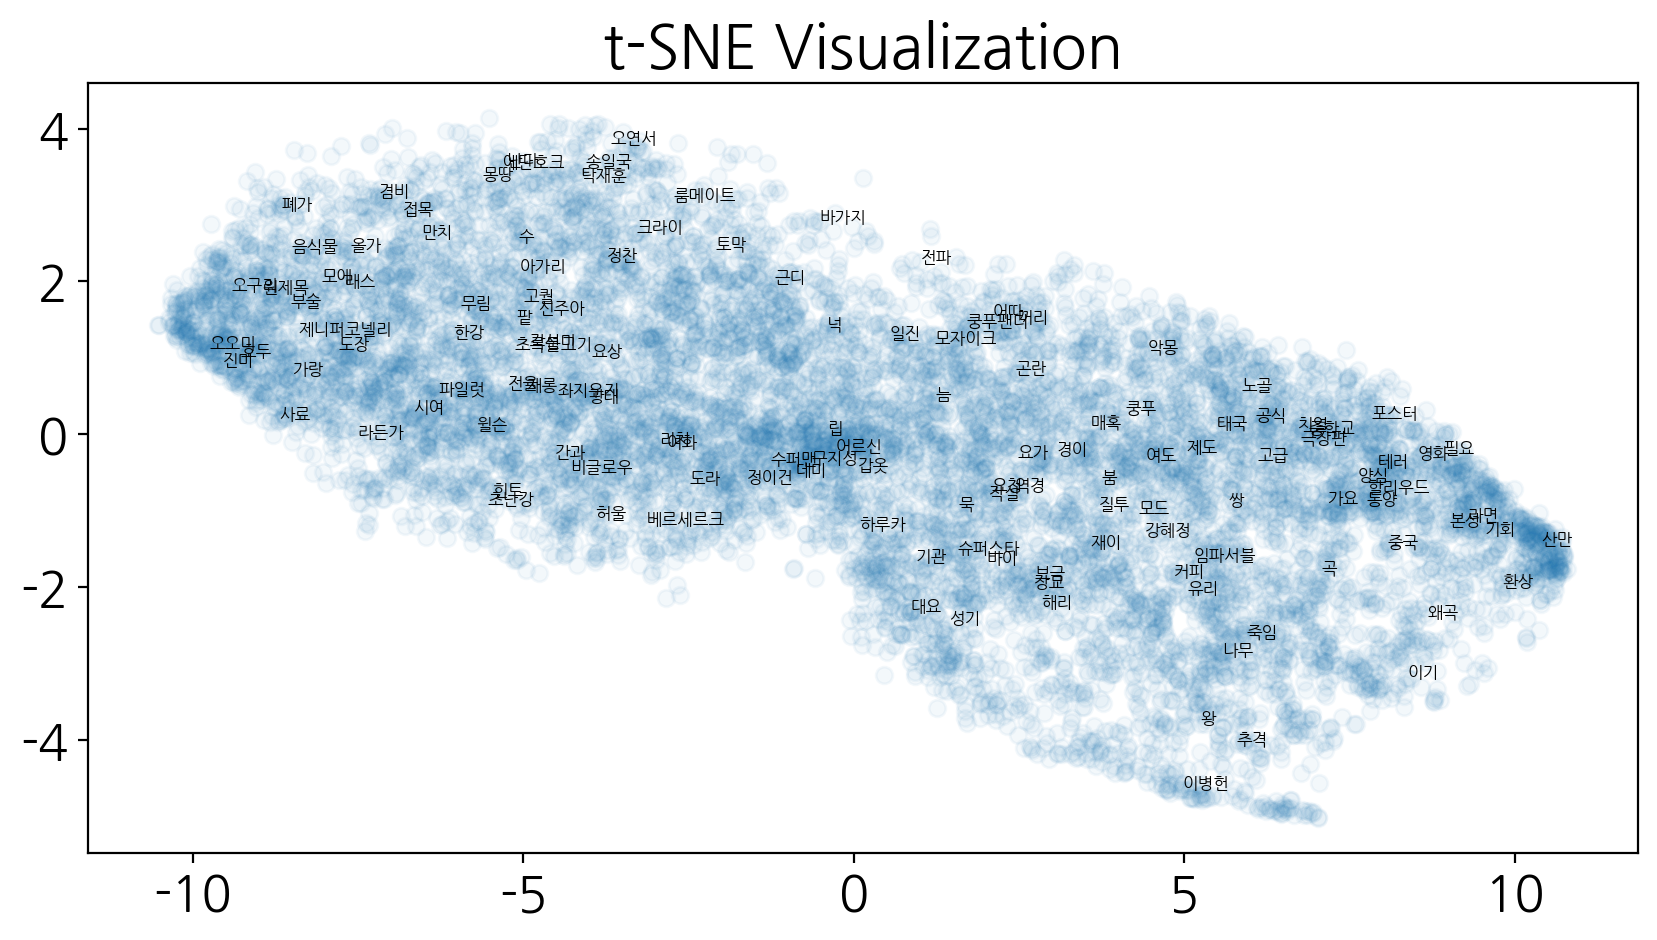

The Python source for this figure:
# -*- coding: utf-8 -*-
"""2021320322 윤민서 DATA410 Assignment1.ipynb

Automatically generated by Colaboratory.

Original file is located at
    https://colab.research.google.com/drive/1PcmGX4HFI1PFztQ8vw9F3sQ-CEr7lcpu

# Dependency
"""

# Commented out IPython magic to ensure Python compatibility.
!git clone https://github.com/SOMJANG/Mecab-ko-for-Google-Colab.git
# %cd Mecab-ko-for-Google-Colab
!bash install_mecab-ko_on_colab_light_220429.sh

"""# Word2Vec"""

import gensim
from gensim.models import Word2Vec
import numpy as np
import pandas as pd
import matplotlib.pyplot as plt

import konlpy
from konlpy.tag import Kkma, Komoran, Hannanum, Okt
from konlpy.utils import pprint
from konlpy.tag import Mecab

df = pd.read_table('/content/ratings_train.txt', sep='\t', encoding='utf-8')
df.head()

# Tokenization
mecab = Mecab()

documents = df['document'].tolist()
tokenized_documents = []

for doc in documents:
    try:
        tokens = mecab.morphs(doc)
        tokenized_documents.append(tokens)
    except: # 'nan'이 doc에 포함되어 있어 오류 발생
        pass

print(len(tokenized_documents))
print(tokenized_documents[:3])

model = Word2Vec(sentences=tokenized_documents, vector_size=100, window=5, min_count=5, sg=0)

"""# Visualization"""

from sklearn.decomposition import PCA
from sklearn.manifold import TSNE
from matplotlib import font_manager, rc

word_vectors = model.wv.vectors
words = model.wv.index_to_key

pca = PCA(n_components=2)
pca_result = pca.fit_transform(word_vectors)

tsne = TSNE(n_components=2, perplexity=30, n_iter=300)
tsne_result = tsne.fit_transform(word_vectors)

!apt-get -qq install fonts-nanum

import matplotlib as mpl

fe = font_manager.FontEntry(
    fname=r'/usr/share/fonts/truetype/nanum/NanumGothic.ttf',
    name='NanumGothic')
font_manager.fontManager.ttflist.insert(0, fe)
plt.rcParams.update({'font.size': 18, 'font.family': 'NanumGothic'})

mpl.rcParams['axes.unicode_minus'] = False

plt.figure(figsize=(10, 5), dpi=200)
plt.scatter(pca_result[:, 0], pca_result[:, 1], alpha=0.05)
for i, word in enumerate(words):
    if not i % 150:
        plt.annotate(word, xy=(pca_result[i, 0], pca_result[i, 1]), fontsize=6)
plt.title('PCA Visualization')
plt.show()

plt.figure(figsize=(10, 5), dpi=200)
plt.scatter(tsne_result[:, 0], tsne_result[:, 1], alpha=0.05)
for i, word in enumerate(words):
    if not i % 100:
        plt.annotate(word, xy=(tsne_result[i, 0], tsne_result[i, 1]), fontsize=6)
plt.title('t-SNE Visualization')
plt.show()

"""# 추가 실험 1. 불용어 제거"""

import re
from tqdm import tqdm

df = pd.read_table('/content/ratings_train.txt', sep='\t', encoding='utf-8')

stopwords_str = '''
아 휴 아이구 아이쿠 아이고 어 나 우리 저희 따라 의해 을 를 에 의 가 으로 로 에게 뿐이다 의거하여 근거하여 입각하여 기준으로 예하면 예를 들면 예를 들자면 저 소인 소생 저희 지말고 하지마
하지마라 다른 물론 또한 그리고 비길수 없다 해서는 안된다 뿐만 아니라 만이 아니다 만은 아니다 막론하고 관계없이 그치지 않다 그러나 그런데 하지만 든간에 논하지 않다 따지지 않다 설사 비록 더라도
아니면 만 못하다 하는 편이 낫다 불문하고 향하여 향해서 향하다 쪽으로 틈타 이용하여 타다 오르다 제외하고 이 외에 이 밖에 하여야 비로소 한다면 몰라도 외에도 이곳 여기 부터 기점으로 따라서 할
생각이다 하려고하다 이리하여 그리하여 그렇게 함으로써 하지만 일때 할때 앞에서 중에서 보는데서 으로써 로써 까지 해야한다 일것이다 반드시 할줄알다 할수있다 할수있어 임에 틀림없다 한다면 등 등등
제 겨우 단지 다만 할뿐 딩동 댕그 대해서 대하여 대하면 훨씬 얼마나 얼마만큼 얼마큼 남짓 여 얼마간 약간 다소 좀 조금 다수 몇 얼마 지만 하물며 또한 그러나 그렇지만 하지만 이외에도 대해 말하자면
뿐이다 다음에 반대로 반대로 말하자면 이와 반대로 바꾸어서 말하면 바꾸어서 한다면 만약 그렇지않으면 까악 툭 딱 삐걱거리다 보드득 비걱거리다 꽈당 응당 해야한다 에 가서 각 각각 여러분 각종 각자
제각기 하도록하다 와 과 그러므로 그래서 고로 한 까닭에 하기 때문에 거니와 이지만 대하여 관하여 관한 과연 실로 아니나다를가 생각한대로 진짜로 한적이있다 하곤하였다 하 하하 허허 아하 거바 와 오
왜 어째서 무엇때문에 어찌 하겠는가 무슨 어디 어느곳 더군다나 하물며 더욱이는 어느때 언제 야 이봐 어이 여보시오 흐흐 흥 휴 헉헉 헐떡헐떡 영차 여차 어기여차 끙끙 아야 앗 아야 콸콸 졸졸 좍좍
뚝뚝 주룩주룩 솨 우르르 그래도 또 그리고 바꾸어말하면 바꾸어말하자면 혹은 혹시 답다 및 그에 따르는 때가 되어 즉 지든지 설령 가령 하더라도 할지라도 일지라도 지든지 몇 거의 하마터면 인젠 이젠
된바에야 된이상 만큼 어찌됏든 그위에 게다가 점에서 보아 비추어 보아 고려하면 하게될것이다 일것이다 비교적 좀 보다더 비하면 시키다 하게하다 할만하다 의해서 연이서 이어서 잇따라 뒤따라 뒤이어
결국 의지하여 기대여 통하여 자마자 더욱더 불구하고 얼마든지 마음대로 주저하지 않고 곧 즉시 바로 당장 하자마자 밖에 안된다 하면된다 그래 그렇지 요컨대 다시 말하자면 바꿔 말하면 즉 구체적으로
말하자면 시작하여 시초에 이상 허 헉 허걱 바와같이 해도좋다 해도된다 게다가 더구나 하물며 와르르 팍 퍽 펄렁 동안 이래 하고있었다 이었다 에서 로부터 까지 예하면 했어요 해요 함께 같이 더불어 마저
마저도 양자 모두 습니다 가까스로 하려고하다 즈음하여 다른 다른 방면으로 해봐요 습니까 했어요 말할것도 없고 무릎쓰고 개의치않고 하는것만 못하다 하는것이 낫다 매 매번 들 모 어느것 어느 로써
갖고말하자면 어디 어느쪽 어느것 어느해 어느 년도 라 해도 언젠가 어떤것 어느것 저기 저쪽 저것 그때 그럼 그러면 요만한걸 그래 그때 저것만큼 그저 이르기까지 할 줄 안다 할 힘이 있다 너 너희 당신
어찌 설마 차라리 할지언정 할지라도 할망정 할지언정 구토하다 게우다 토하다 메쓰겁다 옆사람 퉤 쳇 의거하여 근거하여 의해 따라 힘입어 그 다음 버금 두번째로 기타 첫번째로 나머지는 그중에서 견지에서
형식으로 쓰여 입장에서 위해서 단지 의해되다 하도록시키다 뿐만아니라 반대로 전후 전자 앞의것 잠시 잠깐 하면서 그렇지만 다음에 그러한즉 그런즉 남들 아무거나 어찌하든지 같다 비슷하다 예컨대
이럴정도로 어떻게 만약 만일 위에서 서술한바와같이 인 듯하다 하지 않는다면 만약에 무엇 무슨 어느 어떤 아래윗 조차 한데 그럼에도 불구하고 여전히 심지어 까지도 조차도 하지 않도록 않기 위하여
때 시각 무렵 시간 동안 어때 어떠한 하여금 네 예 우선 누구 누가 알겠는가 아무도 줄은모른다 줄은 몰랏다 하는 김에 겸사겸사 하는바 그런 까닭에 한 이유는 그러니 그러니까 때문에 그 너희 그들 너희들
타인 것 것들 너 위하여 공동으로 동시에 하기 위하여 어찌하여 무엇때문에 붕붕 윙윙 나 우리 엉엉 휘익 윙윙 오호 아하 어쨋든 만 못하다 하기보다는 차라리 하는 편이 낫다 흐흐 놀라다 상대적으로
말하자면 마치 아니라면 쉿 그렇지 않으면 그렇지 않다면 안 그러면 아니었다면 하든지 아니면 이라면 좋아 알았어 하는것도 그만이다 어쩔수 없다 하나 일 일반적으로 일단 한켠으로는 오자마자 이렇게되면
이와같다면 전부 한마디 한항목 근거로 하기에 아울러 하지 않도록 않기 위해서 이르기까지 이 되다 로 인하여 까닭으로 이유만으로 이로 인하여 그래서 이 때문에 그러므로 그런 까닭에 알 수 있다 결론을
낼 수 있다 으로 인하여 있다 어떤것 관계가 있다 관련이 있다 연관되다 어떤것들 에 대해 이리하여 그리하여 여부 하기보다는 하느니 하면 할수록 운운 이러이러하다 하구나 하도다 다시말하면 다음으로 에
있다 에 달려 있다 우리 우리들 오히려 하기는한데 어떻게 어떻해 어찌됏어 어때 어째서 본대로 자 이 이쪽 여기 이것 이번 이렇게말하자면 이런 이러한 이와 같은 요만큼 요만한 것 얼마 안 되는 것 이만큼
이 정도의 이렇게 많은 것 이와 같다 이때 이렇구나 것과 같이 끼익 삐걱 따위 와 같은 사람들 부류의 사람들 왜냐하면 중의하나 오직 오로지 에 한하다 하기만 하면 도착하다 까지 미치다 도달하다 정도에
이르다 할 지경이다 결과에 이르다 관해서는 여러분 하고 있다 한 후 혼자 자기 자기집 자신 우에 종합한것과같이 총적으로 보면 총적으로 말하면 총적으로 대로 하다 으로서 참 그만이다 할 따름이다 쿵
탕탕 쾅쾅 둥둥 봐 봐라 아이야 아니 와아 응 아이 참나 년 월 일 령 영 일 이 삼 사 오 육 륙 칠 팔 구 이천육 이천칠 이천팔 이천구 하나 둘 셋 넷 다섯 여섯 일곱 여덟 아홉 령 영 이 있 하 것 들 그 되
수 이 보 않 없 나 사람 주 아니 등 같 우리 때 년 가 한 지 대하 오 말 일 그렇 위하 때문 그것 두 말하 알 그러나 받 못하 일 그런 또 문제 더 사회 많 그리고 좋 크 따르 중 나오 가지 씨 시키 만들
지금 생각하 그러 속 하나 집 살 모르 적 월 데 자신 안 어떤 내 내 경우 명 생각 시간 그녀 다시 이런 앞 보이 번 나 다른 어떻 여자 개 전 들 사실 이렇 점 싶 말 정도 좀 원 잘 통하 놓
'''

stopwords = stopwords_str.split()

def remove_stopwords(sentences):
    cleaned_tokens = []

    for sentence in tqdm(sentences):
        cleaned_tokens_inner = []

        for token in sentence:
            token_str = str(token)

            if token_str not in stopwords:
                cleaned_tokens_inner.append(token_str)

        cleaned_tokens.append(cleaned_tokens_inner)

    return cleaned_tokens

cleaned_tokens = remove_stopwords(tokenized_documents)

print()
print(len(cleaned_tokens))
print(cleaned_tokens[:3])

model2 = Word2Vec(sentences=cleaned_tokens, vector_size=100, window=5, min_count=5, sg=0)

word_vectors = model2.wv.vectors
words = model2.wv.index_to_key

pca = PCA(n_components=2)
pca_result = pca.fit_transform(word_vectors)

tsne = TSNE(n_components=2, perplexity=30, n_iter=300, verbose=True)
tsne_result = tsne.fit_transform(word_vectors)

plt.figure(figsize=(10, 5), dpi=200)
plt.scatter(pca_result[:, 0], pca_result[:, 1], alpha=0.05)
for i, word in enumerate(words):
    if not i % 100:
        plt.annotate(word, xy=(pca_result[i, 0], pca_result[i, 1]), fontsize=6)
plt.title('PCA Visualization')
plt.show()

plt.figure(figsize=(10, 5), dpi=200)
plt.scatter(tsne_result[:, 0], tsne_result[:, 1], alpha=0.05)
for i, word in enumerate(words):
    if not i % 100:
        plt.annotate(word, xy=(tsne_result[i, 0], tsne_result[i, 1]), fontsize=6)
plt.title('t-SNE Visualization')
plt.show()

"""# 추가 실험 2. (표제어, 명사) 추출 + 추가 실험 1"""

def process_tokens(sentences, lemmatize=True, nouns=True, stemming=True):
    processed_tokens = []

    for sentence in tqdm(sentences):
        processed_tokens_inner = []

        for token in sentence:
            token_str = str(token)
            pos_tags = mecab.pos(token_str)

            for pos_tag in pos_tags:
                word, tag = pos_tag
                if nouns and tag.startswith('N'):
                    processed_tokens_inner.append(word)
                if lemmatize and tag in ('Noun', 'Verb', 'Adjective', 'Adverb'):
                    processed_tokens_inner.append(mecab.lemmatize(word))
                # if stemming and tag in ('Noun', 'Verb'):
                #    processed_tokens.append(mecab.stem(word))

        processed_tokens.append(processed_tokens_inner)

    return processed_tokens

processed_tokens = process_tokens(cleaned_tokens)

print()
print(len(processed_tokens))
print(processed_tokens[:3])

model3 = Word2Vec(sentences=processed_tokens, vector_size=100, window=5, min_count=5, sg=0)

word_vectors = model3.wv.vectors
words = model3.wv.index_to_key

pca = PCA(n_components=2)
pca_result = pca.fit_transform(word_vectors)

tsne = TSNE(n_components=2, perplexity=30, n_iter=300, verbose=True)
tsne_result = tsne.fit_transform(word_vectors)

plt.figure(figsize=(10, 5), dpi=200)
plt.scatter(pca_result[:, 0], pca_result[:, 1], alpha=0.05)
for i, word in enumerate(words):
    if not i % 80:
        plt.annotate(word, xy=(pca_result[i, 0], pca_result[i, 1]), fontsize=6)
plt.title('PCA Visualization')
plt.show()

plt.figure(figsize=(10, 5), dpi=200)
plt.scatter(tsne_result[:, 0], tsne_result[:, 1], alpha=0.05)
for i, word in enumerate(words):
    if not i % 80:
        plt.annotate(word, xy=(tsne_result[i, 0], tsne_result[i, 1]), fontsize=6)
plt.title('t-SNE Visualization')
plt.show()

"""# 추가 실험 2 - 동적 시각화"""

import plotly.graph_objects as go

word_data = {word: (x, y) for word, (x, y) in zip(words, tsne_result)}

data = go.Scatter(
    x=[coord[0] for coord in word_data.values()],
    y=[coord[1] for coord in word_data.values()],
    mode='markers',
    text=list(word_data.keys()),
    hoverinfo='text'
)

fig = go.Figure(data=data)

fig.write_html('/content/tsne.html')
